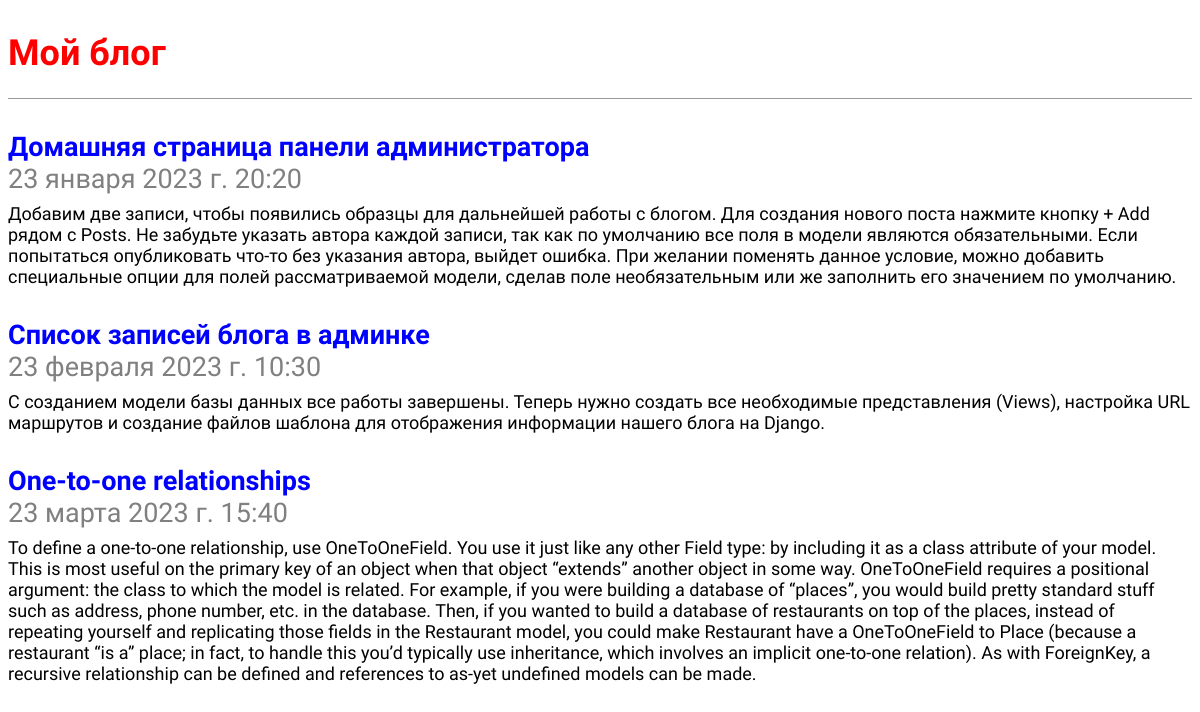
The page / on the database its author committed.
### blog/models.py (models this page shows, shortened)
class Post(models.Model):
    title = models.CharField(max_length=200)  # Строковое поле, для строк малого и большого размера.
    author = models.ForeignKey(
        'auth.User',
        on_delete=models.CASCADE,  # Если удалиться пользователь, то и его статьи удаляться(каскадное отношение)
    )
    body = models.TextField()  # Большое текстовое поле
    time_create = models.DateTimeField(default=datetime.datetime.now())

### blog/views.py (the view)
# urls.py: path("", BlogListView.as_view(), name='home')
class BlogListView(ListView):
    model = Post
    template_name = 'home.html'

### templates/home.html
{% extends 'base.html' %}
{% block content %}
  {% for post in object_list %}
    <div class="post-entry">
      <h2>
        <a href="{% url 'post_detail' post.pk %}">{{ post.title }}</a>
        <p style="color: grey">{{ post.time_create }}</p>
      </h2>
      <p>{{ post.body }}</p>
    </div>
  {% endfor %}
{% endblock content %}

### templates/base.html (shortened to what this page needs)
{% load static %}
<html>
  <head>
    <link href="{% static 'css/base.css' %}" rel="stylesheet">
  </head>
  <body>
    <header>
      <h1><a href="{% url 'home' %}">Мой блог</a></h1>
    </header>
    <div>
      {% block content %}
      {% endblock content %}
    </div>
  </body>
</html>

### static/css/base.css (style rules this page uses)
body { font-family: 'Source Sans Pro', sans-serif; font-size: 18px; }
header { border-bottom: 1px solid #999; margin-bottom: 2rem; display: flex; }
header h1 a { color: red; text-decoration: none; }
.post-entry { margin-bottom: 2rem; }
.post-entry h2 { margin: 0.5rem 0; }
.post-entry h2 a, .post-entry h2 a:visited { color: blue; text-decoration: none; }
.post-entry p { margin: 0; font-weight: 400; }

### rows shown on the page
Post: title "Домашняя страница панели администратора", time_create "23 января 2023 г. 20:20", body "Добавим две записи, чтобы появились образцы для дальнейшей работы с блогом. Для создания нового поста нажмите кнопку + Add рядом с Posts. Не забудьте указать автора каждой записи, так как по умолчанию все поля в модели являются обязательными. Если попытаться опубликовать что-то без указания автора, выйдет ошибка. При желании поменять данное условие, можно добавить специальные опции для полей рассматриваемой модели, сделав поле необязательным или же заполнить его значением по умолчанию."
Post: title "Список записей блога в админке", time_create "23 февраля 2023 г. 10:30", body "С созданием модели базы данных все работы завершены. Теперь нужно создать все необходимые представления (Views), настройка URL маршрутов и создание файлов шаблона для отображения информации нашего блога на Django."
Post: title "One-to-one relationships", time_create "23 марта 2023 г. 15:40", body "To define a one-to-one relationship, use OneToOneField. You use it just like any other Field type: by including it as a class attribute of your model. This is most useful on the primary key of an object when that object “extends” another object in some way. OneToOneField requires a positional argument: the class to which the model is related. For example, if you were building a database of “places”, you would build pretty standard stuff such as address, phone number, etc. in the database. Then, if you wanted to build a database of restaurants on top of the places, instead of repeating yourself and replicating those fields in the Restaurant model, you could make Restaurant have a…"
